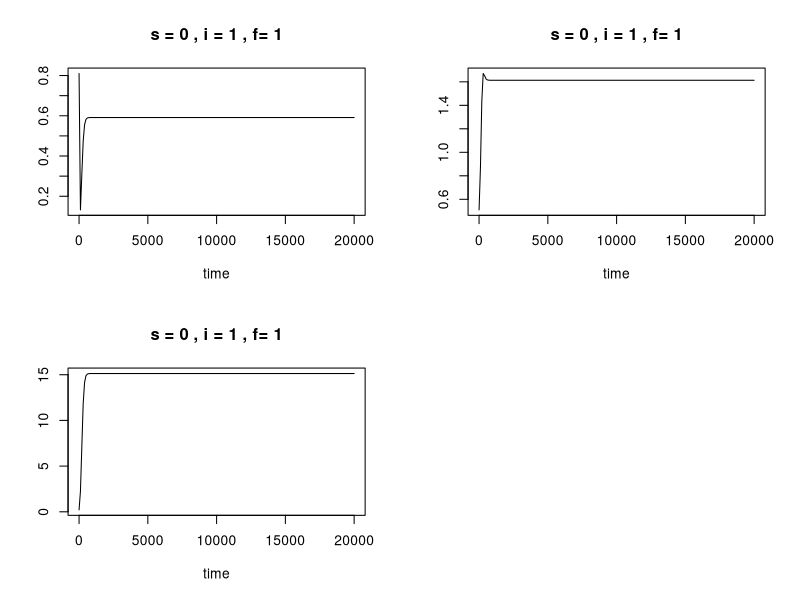
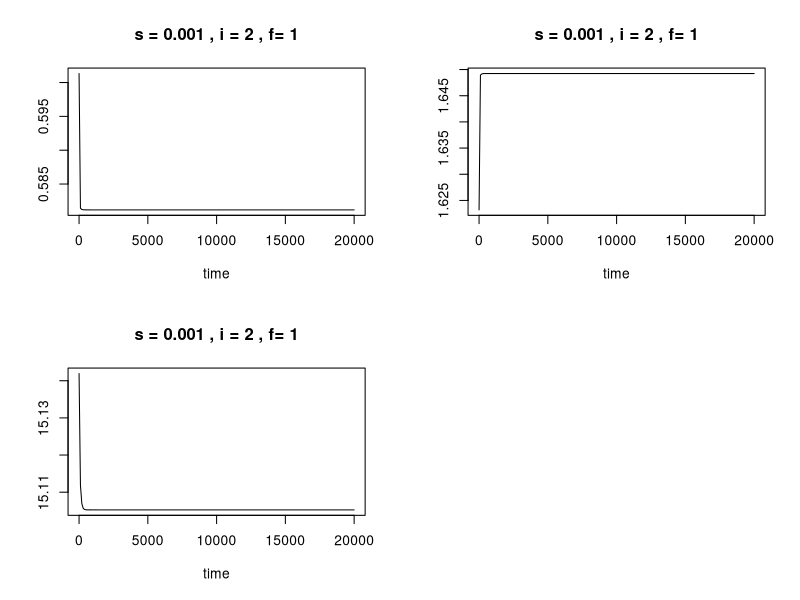
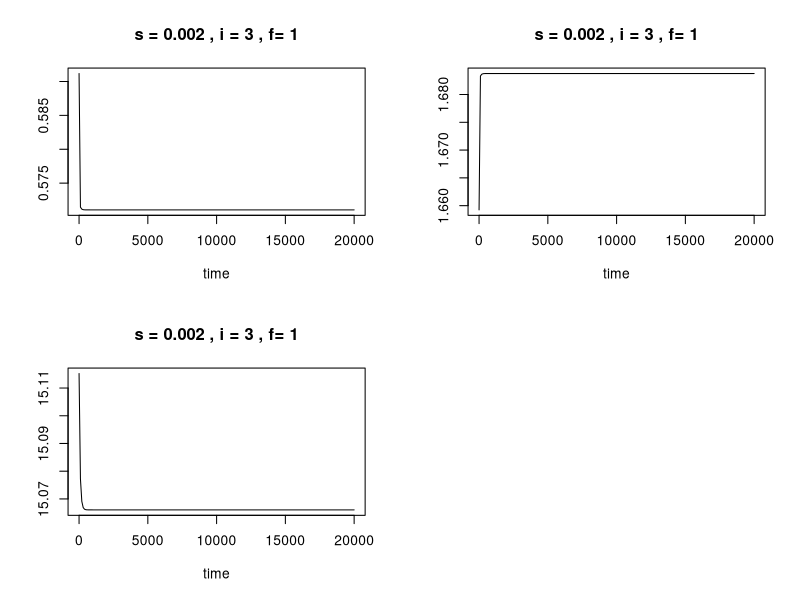
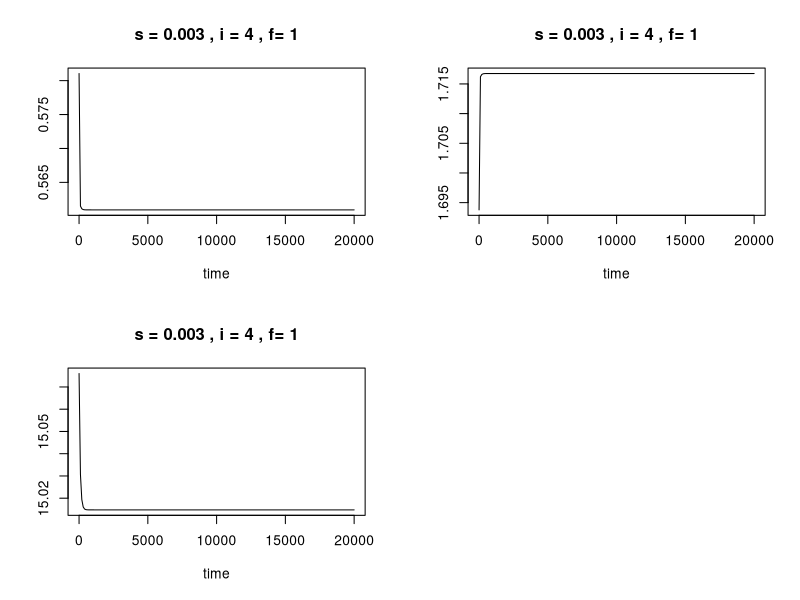
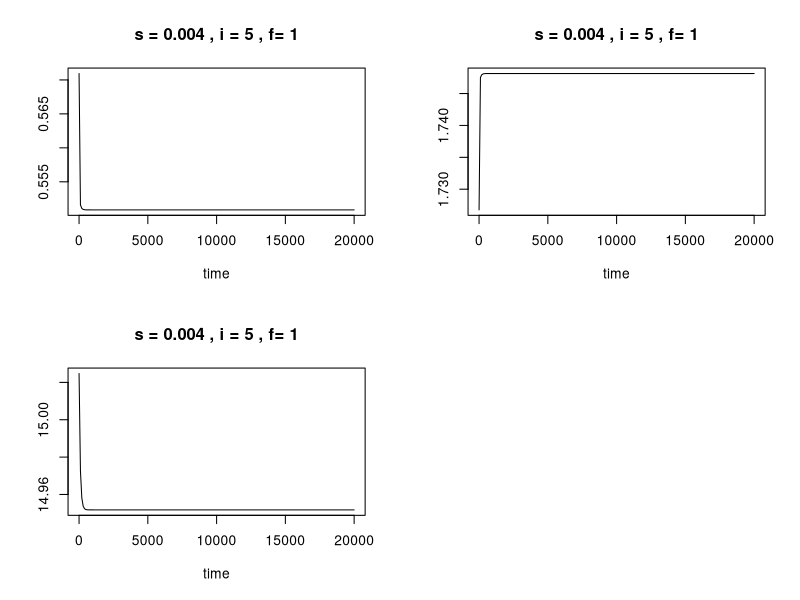
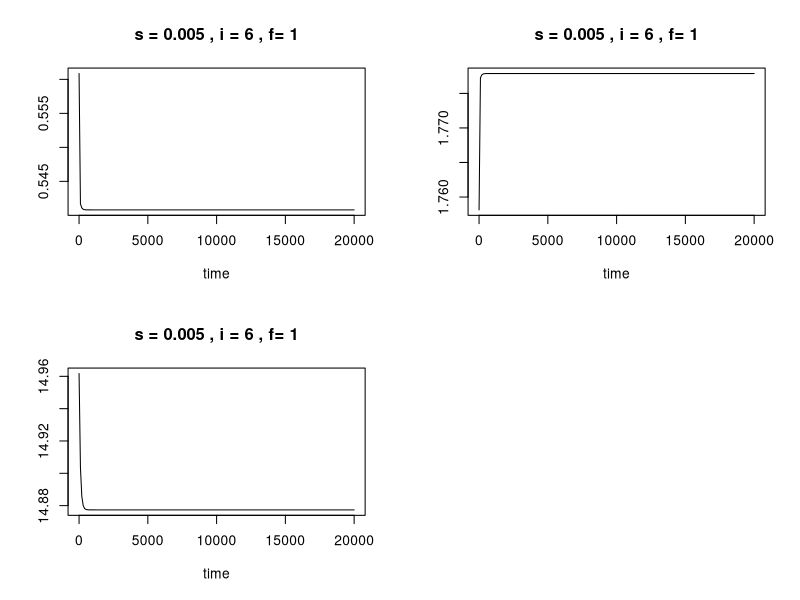
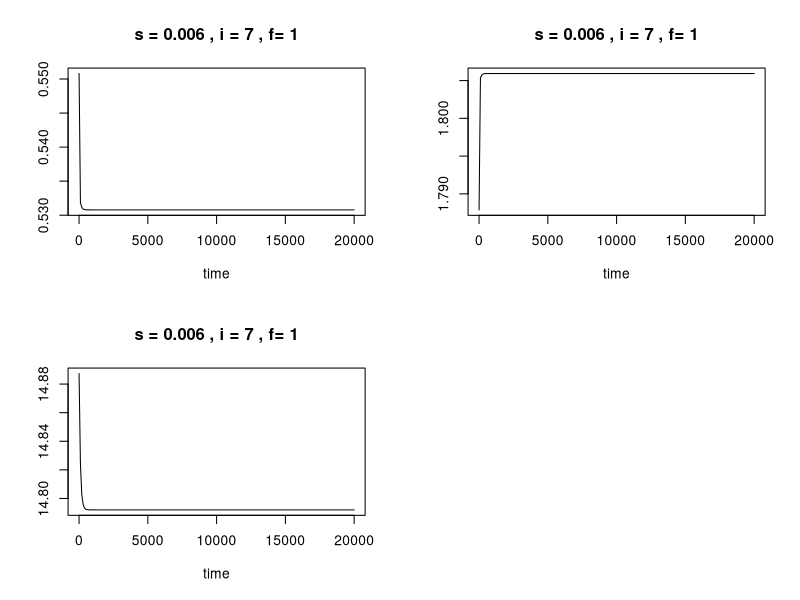
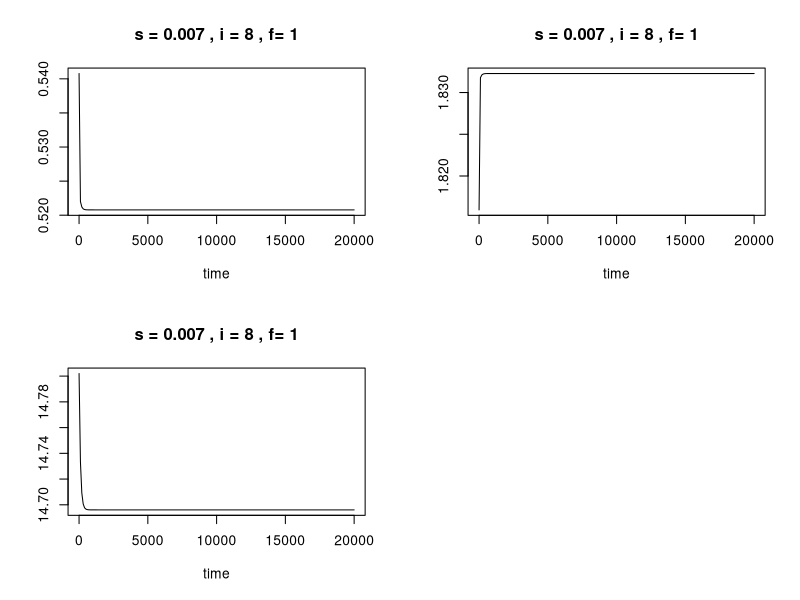

Here is the R script that generated these plots, in order:
#####This script solves for a tri-trophic population model under varying sensory environment where both predator and prey have difficulty detecting each other
# setwd('~/Dropbox/Projects/Sensory stress basal/Paper/Scripts for Yodzis and Innes/Images new style/Raw data for f=1')
#Change log 1/19/21: m is swapped to be in the prey foraging rates to be consistent with the manuscript

library('deSolve')

##This model examines a variety of conditions: when either predator or prey are more vulnerable to the sensory stress and when the fear response to prey is either tied or decoupled to its foraging capability
#Low and high denote the two different conditions for both sensory vulnerability and nature of the fear response in prey
low=1
high=2
m.domain=c(0.5,5) # m denotes whether the fear response in prey is tied to prey foraging (low m) or decoupled (high m)
n.domain=c(0.002, 25) # n denotes whether predator (high n) or prey (low n) is more vulnerable to sensory stress

final.n=NULL
f.domain=1 #The default fear intensity is set to 1 for this simulation but in previous runs, f has been allowed to vary

for(j in 1:length(f.domain))
{
B.final=NULL
H.final=NULL
P.final=NULL

a.percap.final=NULL
b.percap.final=NULL
a.tot.final=NULL
b.tot.final=NULL
r.b.final=NULL
a.percap.std.final=NULL
b.percap.std.final=NULL
b.percap.a.final=NULL
a.percap.B.final=NULL

#Initial starting conditions for the three populations; B is the basal resource, H is the prey, and P is the predator
B=0.8
H=0.5
P=0.2

#The sensory domain in which the tri-trophic system exists varies depending on the value of n. Therefore, the correct s.domain line must be run depending on whether n has a high or low value, see line 46
s.domain=seq(from =0, to =0.3, by =0.001) #n=high 
# s.domain=seq(from =0, to =2000, by =1) #n=low
for(i in 1: length(s.domain))
{
a=2.17 #Fixed parameter values for attack rates, birth rates
b=0.1
f=f.domain[j]#0.1, 10
m=m.domain[low]#0.5 #5
n=n.domain[high]#0.002#25
s=s.domain[i]
dh=0.056
dp=0.01

parameters = c(a, f, n , m , s, b, dh, dp)
state=c(B=B[i]+0.01,H=H[i]+0.01,P=P[i]+0.01)

#The Lorenz function encapsulates the model equations, which is a modified Lotka-Volterra predatory-prey model. Prey are able to respond to the presence of predators but at a cost of reduced foraging on the basal resource. Sensory stress (s) is introduced into the environment where as s increases, predation rate decreases but concurrently, prey dampen their response to the presence of predators. The overarching question of this model is to determine how do trophic cascades change when sensory stress is present
Lorenz=function(t, state, parameters){
	with(as.list(c(state,parameters)), {
		dB=B*(1-B)-a*H*B/(1+f*m*P/(1+s))
		dH=a*B*H/(1+f*m*P/(1+s))-b*P*H/((1+f*P/(1+s))*(1+n*s))-dh*H
		dP=b*P*H/((1+f*P/(1+s))*(1+n*s))-dp*P
	
		list(c(dB,dH,dP))
	})
}

times = seq(0, 20000, by =100)

#The lsoda function numerically solves for the population abundance after 20000 time steps
out=lsoda(y=state, times=times, func=Lorenz, parms = parameters, rtol=1e-8, atol=1e-8)
plot(out,main=c(paste(paste('s =',s), paste(','), paste('i =',i), paste(','), paste('f=',f)))) #This line of code plots the results of the three populations over time and is a way of visualizing the progress of the function

#Once the population equilibria have been established, the vital rates of the populations can be calculated
out=as.data.frame(out)
B.equil=out$B[length(out$B)] #The equilibrium basal resource population
H.equil=out$H[length(out$H)]#The equilibrium prey population
P.equil=out$P[length(out$P)]#The equilibrium predator population
r.b=B.equil*(1-B.equil) #The growth rate of the basal resource population
a.percap=a*B.equil/(1+f*P.equil/(1+s)) #The per capita foraging rate of prey
b.percap=b*H.equil/((1+f*m*P.equil/(1+s))*(1+n*s)) #The per capita predation rate of predators
a.tot=a*B.equil*H.equil/(1+f*P.equil/(1+s)) #The total foraging rate of prey population i.e. the amount of the basal resource the prey population is consuming
b.tot=b*P.equil*H.equil/((1+f*m*P.equil/(1+s))*(1+n*s)) #The total predation rate of predator population
a.percap.std=a/(1+f*P.equil/(1+s)) #The per capita foraging rate of prey but standardized by the basal resource population (The proportion of the basal resource population each prey is consuming)
b.percap.std=b/((1+f*m*P.equil/(1+s))*(1+n*s)) #The per capita predation rate of predators but standardized by the prey population
a.percap.B=a*H.equil/(1+f*P.equil/(1+s)) #The proportion of the basal resource that is being consumed by the prey population
b.percap.a=b*P.equil/((1+f*m*P.equil/(1+s))*(1+n*s)) #The proportion of the prey that is being consumed by the predator population

B=c(B,B.equil)
H=c(H, H.equil)
P=c(P, round(P.equil, 50))

#This creates a data frame of the equilibrium population and vital rates levels as the for loop loops through increasing sensory stress levels
B.final=c(B.final, B.equil)
H.final=c(H.final, H.equil)
P.final=c(P.final, P.equil)
r.b.final=c(r.b.final,r.b)
a.percap.final=c(a.percap.final,a.percap)
b.percap.final=c(b.percap.final, b.percap)
a.tot.final=c(a.tot.final, a.tot)
b.tot.final=c(b.tot.final, b.tot)
a.percap.std.final=c(a.percap.std.final,a.percap.std)
b.percap.std.final=c(b.percap.std.final,b.percap.std)
b.percap.a.final=c(b.percap.a.final, b.percap.a)
a.percap.B.final=c(a.percap.B.final, a.percap.B)
}

final.s=(cbind(B.final, H.final, P.final, a.percap.final, b.percap.final, a.tot.final, b.tot.final, r.b.final, a.percap.std.final, b.percap.std.final,b.percap.a.final,a.percap.B.final))
final.n=cbind(final.n,final.s)
}

final=NULL
final=as.data.frame(final.n)

####################Preliminary plots of results
par(mfrow=c(2,2))
en.1=12

B.domain=seq(from =1, to =ncol(final), by =en.1)
plot(final[,B.domain[1]]~s.domain, type='n', xlab=("Effective stress"), ylab=('Basal Resource'))
for( i in 1:length(B.domain))
{
lines(final[,B.domain[i]]~s.domain, col=(3))	
}


H.domain=seq(from =2, to =ncol(final), by =en.1)
plot(final[,H.domain[1]]~s.domain, type='n', xlab=("Effective stress"), ylab=('Prey'))
for( i in 1:length(H.domain))
{
lines(final[,H.domain[i]]~s.domain, col=(4))	
}


P.domain=seq(from =3, to =ncol(final), by =en.1)
plot(final[,P.domain[1]]~s.domain, type='n', xlab=("Effective stress"), ylab=('Predator'))
for( i in 1:length(P.domain))
{
lines(final[,P.domain[i]]~s.domain, col=(2))	
}

plot(final[,B.domain]~s.domain,type='n', ylim=c(0,1), xlab=("Sensory stress"), ylab=('Standardized population abundance'))
for( i in 1:length(B.domain))
{
	Br.new=final[,B.domain[i]]/max(final[,B.domain[i]])
lines(Br.new~s.domain, col=(3), lwd=4)	
}
for( i in 1:length(H.domain))
{
	H.new=final[,H.domain[i]]/max(final[,H.domain[i]])
lines(H.new~s.domain, col=(4), lwd=4)	
}
for( i in 1:length(P.domain))
{
	P.new=final[,P.domain[i]]/max(final[,P.domain[i]])
lines(P.new~s.domain, col=(2), lwd=4)	
}


### Plotting of vital rates
# par(mfrow=c(2,4))
# en.1=12
# a.percap.std.domain=seq(from =9, to =ncol(final), by =en.1)
# plot(final[,a.percap.std.domain[1]]~s.domain,ylim=c(min(final[,a.percap.std.domain[2]]),max(final[,a.percap.std.domain[1]])), type='n', xlab=("Effective stress"), ylab=('Proportion of resource consumed per capita'))
# # legend('topright', c( "Predator does better", "Prey does better"), lty=c(1,1), col=c(3,4))
# for( i in 1:length(a.percap.std.domain))
# {
# lines(final[,a.percap.std.domain[i]]~s.domain, col=(i+2))	
# }

# a.percap.domain=seq(from =4, to =ncol(final), by =en.1)
# plot(final[,a.percap.domain[1]]~s.domain, ylim=c(min(final[,a.percap.domain[2]]),max(final[,a.percap.domain[1]])), type='n', xlab=("Effective stress"), ylab=('Number of resource consumed per capita'))
# # legend('topright', c( "Predator does better", "Prey does better"), lty=c(1,1), col=c(3,4))
# for( i in 1:length(a.percap.domain))
# {
# lines(final[,a.percap.domain[i]]~s.domain, col=(i+2))	
# }

# a.percap.B.domain=seq(from =12, to =ncol(final), by =en.1)
# plot(final[,a.percap.B.domain[1]]~s.domain, type='n',ylim=c(min(final[,a.percap.B.domain[1]]),max(final[,a.percap.B.domain[1]])),  xlab=("Effective stress"), ylab=('Probability of a resource being consumed')) #This may equal total proportion of resource consumed
# # legend('topright', c( "Predator does better", "Prey does better"), lty=c(1,1), col=c(3,4))
# for( i in 1:length(a.percap.B.domain))
# {
# lines(final[,a.percap.B.domain[i]]~s.domain, col=(i+2))	
# }

# a.tot.domain=seq(from =6, to =ncol(final), by =en.1)
# plot(final[,a.tot.domain[2]]~s.domain, type='n',ylim=c(min(final[,a.tot.domain[2]]),max(final[,a.tot.domain[1]])), xlab=("Effective stress"), ylab=('Number of resource consumed total'))
# # legend('topright', c( "Predator does better", "Prey does better"), lty=c(1,1), col=c(3,4))
# for( i in 1:length(a.tot.domain))
# {
# lines(final[,a.tot.domain[i]]~s.domain, col=(i+2))	
# }


# b.percap.std.domain=seq(from =10, to =ncol(final), by =en.1)
# plot(final[,b.percap.std.domain[2]]~s.domain, type='n',ylim=c(min(final[,b.percap.std.domain[2]]),max(final[,b.percap.std.domain[1]])) ,xlab=("Effective stress"), ylab=('Proportion of prey consumed per capita'))
# # legend('topright', c( "Predator does better", "Prey does better"), lty=c(1,1), col=c(3,4))
# for( i in 1:length(b.percap.std.domain))
# {
# lines(final[,b.percap.std.domain[i]]~s.domain, col=(i+2))	
# }

# b.percap.domain=seq(from =5, to =ncol(final), by =en.1)
# plot(final[,b.percap.domain[2]]~s.domain, type='n',ylim=c(min(final[,b.percap.domain[2]]),max(final[,b.percap.domain[2]])), xlab=("Effective stress"), ylab=('Number of prey consumed per capita'))
# # legend('topright', c( "Predator does better", "Prey does better"), lty=c(1,1), col=c(3,4))
# for( i in 1:length(b.percap.domain))
# {
# lines(final[,b.percap.domain[i]]~s.domain, col=(i+2))	
# }


# b.percap.a.domain=seq(from = 11, to=ncol(final), by =en.1)
# plot(final[,b.percap.a.domain[2]]~s.domain,ylim=c(min(final[,b.percap.a.domain[2]]),max(final[,b.percap.a.domain[1]])), type='n', xlab=("Effective stress"), ylab=('Probability of a prey being consumed')) #May be the same as total proportion of prey being consumed
# # legend('topright', c( "Predator does better", "Prey does better"), lty=c(1,1), col=c(3,4))
# for( i in 1:length(b.percap.a.domain))
# {
# lines(final[,b.percap.a.domain[i]]~s.domain, col=(i+2))	
# }


# b.tot.domain=seq(from =7, to =ncol(final), by =en.1)
# plot(final[,b.tot.domain[2]]~s.domain, type='n', xlab=("Effective stress"),ylim=c(min(final[,b.tot.domain[2]]),max(final[,b.tot.domain[1]])), ylab=('Total number of prey consumed'))
# # legend('topright', c( "Predator does better", "Prey does better"), lty=c(1,1), col=c(3,4))
# for( i in 1:length(b.tot.domain))
# {
# lines(final[,b.tot.domain[i]]~s.domain, col=(i+2))	
# }






# r.b.domain=seq(from =8, to =ncol(final), by =en.1)
# plot(0, type='n', ylim=c(0.0,0.27), xlim=c(0, en), xlab=("Effective stress"), ylab=('Growth rate of B pop'))
# legend('topright', c( "Predator does better", "Prey does better"), lty=c(1,1), col=c(3,4))
# for( i in 1:length(r.b.domain))
# {
# lines(final[,r.b.domain[i]]~s.domain, col=(i+2))	
# }

#writing data
# write.table(final,'low n high m.csv', sep=',')
